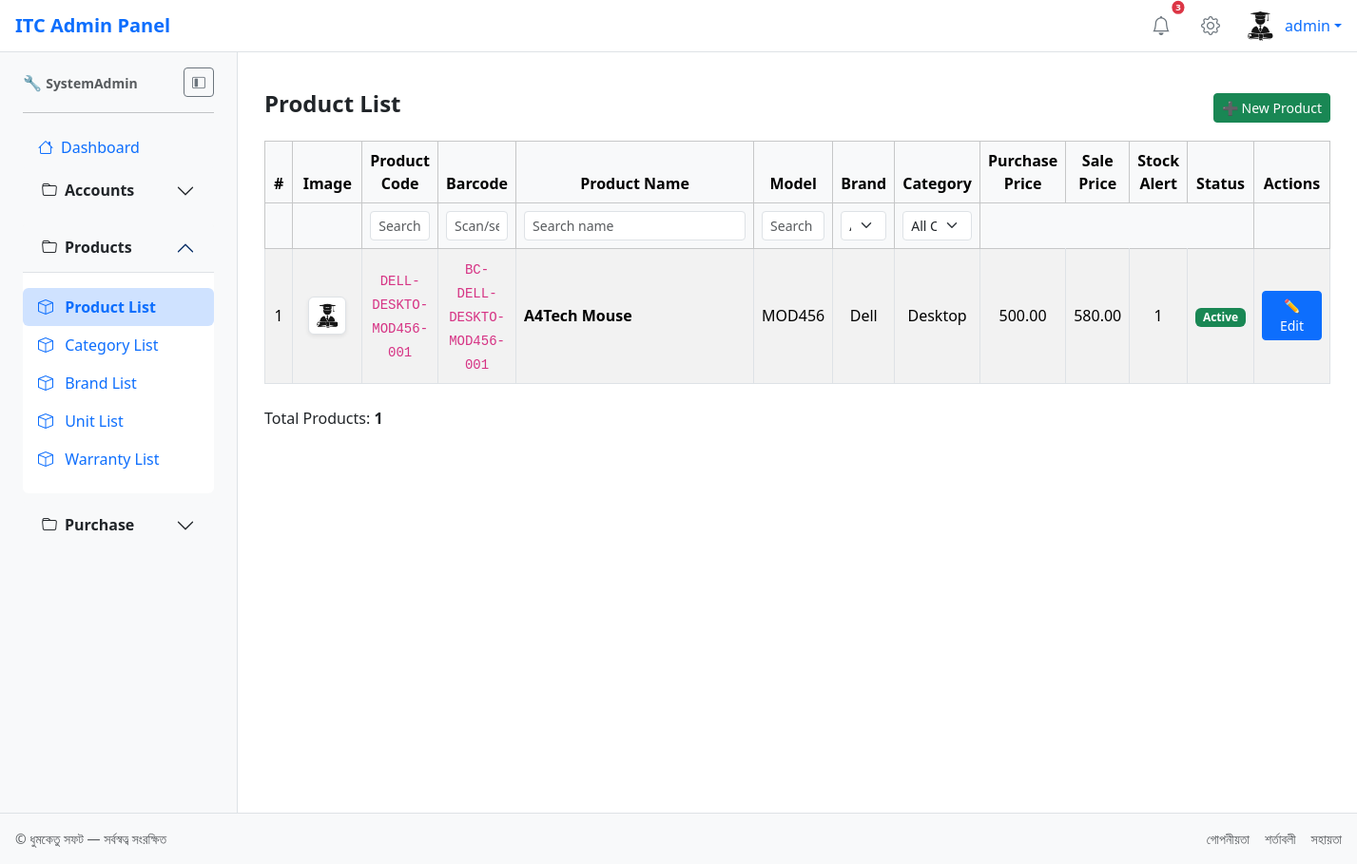
/products/ (signed in), run on the app's committed database.
### accounts/models.py (models this page shows, shortened)
class CustomUser(AbstractUser):
    role = models.ForeignKey(Role, on_delete=models.SET_NULL, null=True, blank=True)
    email = models.EmailField(unique=True)
    username = models.CharField(max_length=150, unique=True)
    is_active = models.BooleanField(default=True)
    is_staff = models.BooleanField(default=False)
    is_superuser = models.BooleanField(default=False)
    last_login = models.DateTimeField(auto_now=True)
    date_joined = models.DateTimeField(auto_now_add=True)
    is_protected = models.BooleanField(default=True)  # 🔐 সুরক্ষিত ইউজার

class Role(models.Model):
    name = models.CharField(max_length=50, unique=True)
    is_protected = models.BooleanField(default=False)  # Optional: prevent deletion
    modules = models.ManyToManyField('Module', through='Permission')

class Module(models.Model):
    name = models.CharField(max_length=100)
    label = models.CharField(max_length=100, blank=True, null=True)  # ✅ Add this line
    url_name = models.CharField(max_length=100, unique=True)
    icon = models.CharField(max_length=50, default='bi-circle')
    parent = models.ForeignKey('self', null=True, blank=True, on_delete=models.SET_NULL, related_name='children')
    group = models.ForeignKey(ModuleGroup, on_delete=models.SET_NULL, null=True, related_name='modules')
    actions = models.ManyToManyField('ActionType', related_name='modules')
    order = models.PositiveIntegerField(default=0)
    is_visible = models.BooleanField(default=True)
    is_header = models.BooleanField(default=False)  # Header visibility ✅

class ModuleGroup(models.Model):
    name = models.CharField(max_length=100, unique=True)
    icon = models.CharField(max_length=50, default='bi-folder')
    order = models.PositiveIntegerField(default=0)

### products/models.py (models this page shows, shortened)
class Product(models.Model):
    code = models.CharField(max_length=50, unique=True, blank=True)
    name = models.CharField(max_length=200)
    model = models.CharField(max_length=100)
    description = models.TextField(blank=True, null=True)
    image = models.ImageField(upload_to='products/', blank=True, null=True)
    brand = models.ForeignKey(Brand, on_delete=models.CASCADE)
    category = models.ForeignKey(Category, on_delete=models.SET_NULL, null=True)
    unit = models.ForeignKey(Unit, on_delete=models.SET_NULL, null=True)
    warranty = models.ForeignKey(Warranty, on_delete=models.SET_NULL, null=True)
    barcode = models.CharField(max_length=50, unique=True)
    purchase_price = models.DecimalField(max_digits=10, decimal_places=2)
    sale_price = models.DecimalField(max_digits=10, decimal_places=2)
    discount_price = models.DecimalField(max_digits=10, decimal_places=2, blank=True, null=True)
    vat_percent = models.DecimalField(max_digits=5, decimal_places=2, default=0.00)
    stock_alert = models.PositiveIntegerField(default=1)
    is_serialized = models.BooleanField(default=False, help_text="প্রতিটি ইউনিটের জন্য আলাদা সিরিয়াল ট্র্যাক হবে")
    requires_batch = models.BooleanField(default=False, help_text="ব্যাচ কোড ও মেয়াদ ট্র্যাক করতে হবে")
    is_returnable = models.BooleanField(default=True, help_text="ক্রেতা ফেরত দিতে পারবে")
    is_serviceable = models.BooleanField(default=True, help_text="সার্ভিস/রিপেয়ার ট্র্যাক করা যাবে")
    warranty_duration_months = models.PositiveIntegerField(default=0, help_text="ওয়ারেন্টি মেয়াদ (মাস)")
    service_interval_days = models.PositiveIntegerField(default=0, help_text="পরবর্তী সার্ভিসের সময়কাল (দিন)")
    is_active = models.BooleanField(default=True)
    created_at = models.DateTimeField(auto_now_add=True)
    updated_at = models.DateTimeField(auto_now=True)
    created_by = models.ForeignKey('accounts.CustomUser', on_delete=models.SET_NULL, null=True)
    updated_by = models.ForeignKey('accounts.CustomUser', on_delete=models.SET_NULL, null=True, related_name='+')
    class Meta:
        ordering = ['name']
        verbose_name = "Product"
        verbose_name_plural = "Products"

class Brand(models.Model):
    name = models.CharField(max_length=100, unique=True)
    code = models.CharField(max_length=10, unique=True, blank=True)  # ✅ Added
    country = models.CharField(max_length=50, blank=True)
    logo = models.ImageField(upload_to='brands/', blank=True)
    support_contact = models.TextField(blank=True)
    is_active = models.BooleanField(default=True)
    created_at = models.DateTimeField(auto_now_add=True)
    updated_at = models.DateTimeField(auto_now=True)
    created_by = models.ForeignKey('accounts.CustomUser', on_delete=models.SET_NULL, null=True)
    updated_by = models.ForeignKey('accounts.CustomUser', on_delete=models.SET_NULL, null=True, related_name='+')

class Category(models.Model):
    name = models.CharField(max_length=100)
    code = models.CharField(max_length=10, unique=True, blank=True)  # ✅ Added
    parent = models.ForeignKey('self', null=True, blank=True, on_delete=models.SET_NULL, related_name='subcategories')
    icon = models.ImageField(upload_to='categories/icons/', blank=True, null=True)
    banner = models.ImageField(upload_to='categories/banners/', blank=True, null=True)
    description = models.TextField(blank=True)
    is_active = models.BooleanField(default=True)
    created_at = models.DateTimeField(auto_now_add=True)
    updated_at = models.DateTimeField(auto_now=True)
    created_by = models.ForeignKey('accounts.CustomUser', on_delete=models.SET_NULL, null=True)
    updated_by = models.ForeignKey('accounts.CustomUser', on_delete=models.SET_NULL, null=True, related_name='+')

### products/views.py (the view)
# urls.py: path('', product_list, name='product_list'),
@login_required
def product_list(request):
    current_url = request.resolver_match.view_name if request.resolver_match else None
    if not has_permission(request, current_url, 'access'):
        return JsonResponse({'success': False, 'error': 'অনুমতি নেই'})
    products = Product.objects.select_related('brand', 'category', 'unit', 'warranty').order_by('-created_at')
    for product in products:
        try:
            stock = float(product.stock or 0)
            alert = float(product.stock_alert or 0)
            product.low_stock = stock < alert
        except Exception:
            product.low_stock = False  # fallback safety
    categories = Category.objects.order_by('name')
    units = Unit.objects.order_by('name')
    brands = Brand.objects.filter(is_active=True).order_by('name')
    warranties = Warranty.objects.filter(is_active=True).order_by('name')
    return render(request, 'products/product_list.html', {
        'page_title': 'Product List',
        'products': products,
        'categories': categories,
        'units': units,
        'brands': brands,
        'warranties': warranties,
        'can_add': has_permission(request, current_url, 'create'),
        'can_edit': has_permission(request, current_url, 'edit'),
        'can_delete': has_permission(request, current_url, 'delete'),
    })

### products/templates/products/product_list.html (shortened to what this page needs)
{% extends 'accounts/base.html' %}
{% load static %}
{% block content %}
<div class="container-fluid py-3">
  <div class="d-flex justify-content-between align-items-center mb-3">
    <h4 class="fw-bold">{{ page_title }}</h4>
    {% if can_add %}
      <button class="btn btn-success btn-sm"
              data-bs-toggle="modal"
              data-bs-target="#productModal"
              onclick="clearProductForm()">
        ➕ New Product
      </button>
    {% endif %}
  </div>
  {% include 'products/partials/product_table.html' %}
  <div class="d-flex justify-content-between align-items-center mt-2">
    <span>Total Products: <strong>{{ products|length }}</strong></span>
  </div>
</div>
<div class="position-fixed bottom-0 end-0 p-3" style="z-index: 1055">
</div>
{% endblock %}

### accounts/templates/accounts/base.html (shortened to what this page needs)
{% load static %}
<!DOCTYPE html>
<html lang="bn">
  <head>
    <link href="https://cdn.jsdelivr.net/npm/bootstrap@5.3.2/dist/css/bootstrap.min.css" rel="stylesheet">
    <link href="https://cdn.jsdelivr.net/npm/bootstrap-icons@1.10.5/font/bootstrap-icons.css" rel="stylesheet">
    <link href="https://cdn.jsdelivr.net/npm/select2@4.1.0-rc.0/dist/css/select2.min.css" rel="stylesheet" />
  </head>
  <body>
    <div class="d-flex flex-column min-vh-100">
      {% include 'accounts/partials/header.html' %}
      <div class="container-fluid flex-grow-1">
        <div class="row flex-nowrap">
          {% include 'accounts/partials/sidebar.html' %}
          <main class="col py-4 px-3">
            {% block content %}{% endblock %}
          </main>
        </div>
      </div>
      <footer class="bg-light border-top py-3 mt-auto">
        <div class="container-fluid px-3 d-flex flex-column flex-md-row justify-content-between align-items-center">
          <span class="text-muted small">© {{ now|date:"Y" }} ধুমকেতু সফট — সর্বস্বত্ব সংরক্ষিত</span>
          <div class="d-flex gap-3 mt-2 mt-md-0">
            <a href="#" class="text-muted small text-decoration-none">গোপনীয়তা</a>
            <a href="#" class="text-muted small text-decoration-none">শর্তাবলী</a>
            <a href="#" class="text-muted small text-decoration-none">সহায়তা</a>
          </div>
        </div>
      </footer>
    </div>
  </body>
</html>

### accounts/templates/accounts/partials/header.html (shortened to what this page needs)
{% load static %}
<header class="navbar navbar-light bg-white border-bottom px-3 d-flex justify-content-between align-items-center">
  <span class="fw-bold text-primary fs-5">ITC Admin Panel</span>
  <div class="d-flex align-items-center gap-3">
    <button class="btn btn-sm btn-light position-relative">
      <i class="bi bi-bell fs-5 text-secondary"></i>
      <span class="position-absolute top-0 start-100 translate-middle badge rounded-pill bg-danger">
        3
      </span>
    </button>
    <button class="btn btn-sm btn-light">
      <i class="bi bi-gear fs-5 text-secondary"></i>
    </button>
    <div class="dropdown">
      <a class="d-flex align-items-center text-decoration-none dropdown-toggle" href="#" role="button" data-bs-toggle="dropdown">
        {% if user_profile_image %}
          <img src="{{ user_profile_image }}" class="rounded-circle me-2" style="width:36px; height:36px;">
        {% else %}
          <img src="{% static 'profile_images/default_profile.png' %}" class="rounded-circle me-2" style="width:36px; height:36px;">
        {% endif %}
        <span>{{ request.user.username }}</span>
      </a>
    </div>
  </div>
</header>

### accounts/templates/accounts/partials/sidebar.html (shortened to what this page needs)
<aside id="sidebar" class="sidebar bg-light border-end px-2">
  <div class="p-3">
    <div class="d-flex justify-content-between align-items-center mb-3">
      <span class="fs-6 fw-bold text-primary sidebar-title">
        🔧 <small class="text-muted">{{ user_role }}</small>
      </span>
      <button id="sidebarToggle" class="btn btn-sm btn-outline-secondary">
        <i class="bi bi-layout-sidebar-inset"></i>
      </button>
    </div>
    <hr class="w-100">
    <ul class="nav flex-column">
      {% for group in sidebar_groups %}
        {% if group.modules|length > 1 %}
          <div class="accordion mb-2" id="accordion{{ forloop.counter }}">
            <div class="accordion-item border-0">
              <h2 class="accordion-header">
                <button class="accordion-button {% if group.active %} {% else %}collapsed{% endif %} fw-bold bg-light text-dark d-flex align-items-center"
                        type="button" data-bs-toggle="collapse" data-bs-target="#collapse{{ forloop.counter }}">
                  <i class="{{ group.icon }} me-2"></i>
                  <span class="sidebar-text">{{ group.name }}</span>
                </button>
              </h2>
              <div id="collapse{{ forloop.counter }}" class="accordion-collapse collapse {% if group.active %}show{% endif %}">
                <div class="accordion-body px-0">
                  <ul class="nav flex-column">
                    {% for module in group.modules %}
                      <li class="nav-item w-100">
                        <a href="{{ module.url }}" class="nav-link
                            {% if module.is_active %}
                              active fw-bold bg-primary-subtle text-primary
                            {% endif %}">
                          <i class="{{ module.icon }} me-2"></i>
                          <span class="sidebar-text">{{ module.name }}</span>
                        </a>
                      </li>
                    {% endfor %}
                  </ul>
                </div>
              </div>
            </div>
          </div>
        {% else %}
          {% for module in group.modules %}
            <li class="nav-item w-100">
              <a href="{{ module.url }}" class="nav-link d-flex align-items-center
                  " data-bs-toggle="tooltip" title="{{ module.name }}">
                <i class="{{ module.icon }} me-2"></i>
                <span class="sidebar-text">{{ module.name }}</span>
              </a>
            </li>
          {% endfor %}
        {% endif %}
      {% endfor %}
    </ul>
  </div>
</aside>

### products/templates/products/partials/product_table.html (shortened to what this page needs)
<div class="table-responsive">
  <table class="table table-bordered table-hover table-striped align-middle">
    <thead class="table-light text-center">
      <tr>
        <th style="width: 40px;">#</th>
        {% block product_table_headers %}
          <th style="width: 100px;">Image</th>
          <th>Product Code</th>
          <th>Barcode</th>
          <th style="min-width: 250px;">Product Name</th>
          <th>Model</th>
          <th>Brand</th>
          <th>Category</th>
          <th>Purchase Price</th>
          <th>Sale Price</th>
          <th>Stock Alert</th>
          <th>Status</th>
        {% endblock %}
        <th style="width: 100px;">Actions</th>
      </tr>
      <tr>
        <th></th>
        {% block product_table_filters %}
          <th></th>
          <th><input type="text" class="form-control form-control-sm" placeholder="Search code"></th>
          <th><input type="text" class="form-control form-control-sm" placeholder="Scan/search barcode" id="barcodeSearch"></th>
          <th><input type="text" class="form-control form-control-sm" placeholder="Search name"></th>
          <th><input type="text" class="form-control form-control-sm" placeholder="Search model"></th>
          <th>
            <select class="form-select form-select-sm" id="brandFilter">
              <option value="">All Brands</option>
            </select>
          </th>
          <th>
            <select class="form-select form-select-sm" id="categoryFilter">
              <option value="">All Categories</option>
            </select>
          </th>
          <th colspan="4"></th>
        {% endblock %}
        <th></th>
      </tr>
    </thead>
    <tbody id="productTableBody">
      {% for product in products %}
      <tr class="text-center {% if product.low_stock %}table-warning{% endif %}" id="productRow{{ product.id }}">
        <td>{{ forloop.counter }}</td>
        {% block product_table_cells %}
          <td>
            {% if product.image %}
              <img src="{{ product.image.url }}" class="img-thumbnail shadow-sm" style="height: 40px; width: auto;">
            {% else %}
              <span class="text-muted">❌</span>
            {% endif %}
          </td>
          <td><code>{{ product.code }}</code></td>
          <td><code>{{ product.barcode }}</code></td>
          <td class="text-start fw-semibold">{{ product.name }}</td>
          <td>{{ product.model }}</td>
          <td>{{ product.brand.name }}</td>
          <td>{{ product.category.name }}</td>
          <td>{{ product.purchase_price }}</td>
          <td>{{ product.sale_price }}</td>
          <td>
            {{ product.stock_alert }}
          </td>
          <td>
            {% if product.is_active %}
              <span class="badge bg-success">Active</span>
            {% else %}
              <span class="badge bg-danger">Inactive</span>
            {% endif %}
          </td>
        {% endblock %}
        <td>
          {% block product_table_actions %}
            <button class="btn btn-sm btn-primary edit-product-btn" data-id="{{ product.id }}">✏️ Edit</button>
          {% endblock %}
        </td>
      </tr>
      {% endfor %}
    </tbody>
  </table>
</div>

### data on the page
CustomUser: user.username "admin"
Role: name "SystemAdmin"
Module: name "Dashboard"
ModuleGroup: name "Accounts"
ModuleGroup: name "Products"
Module: name "Product List", name "Product List"
Module: name "Category List"
Module: name "Brand List"
Module: name "Unit List"
Module: name "Warranty List"
ModuleGroup: name "Purchase"
Product: image (placeholder picture), code "DELL-DESKTO-MOD456-001", barcode "BC-DELL-DESKTO-MOD456-001", name "A4Tech Mouse", model "MOD456", brand.name "Dell", category.name "Desktop", purchase_price "500.00", sale_price "580.00", stock_alert "1", is_active "Active"

### other printed values
{{ products|length }} "1"
